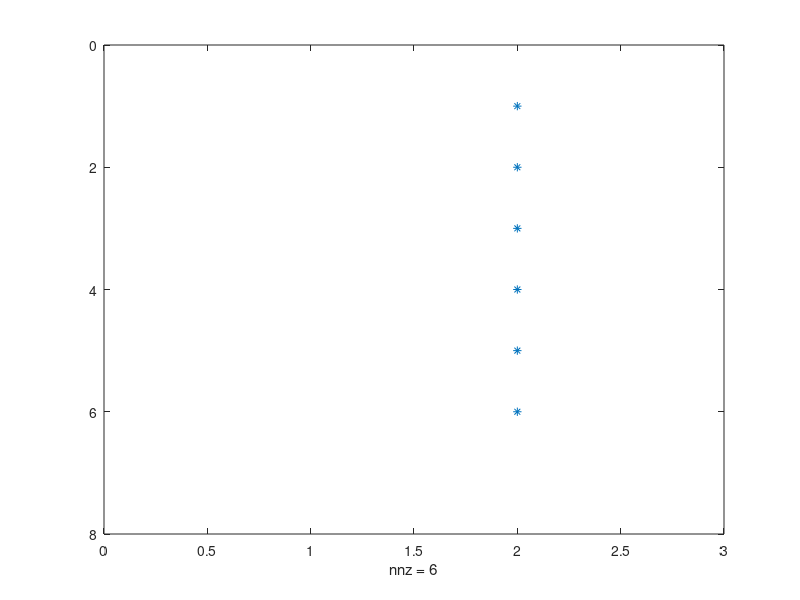

Source code (MATLAB):
%% Parameters

%[P, Q] = size(S);    
P = 7;               % P is the number of Paths
Q = 3;               
S0 = 1;              % S0 is the current stock price
T = Q-1;             % Number of periods
r = 0.06;            % Interest Rate
E = 1.1;             % Exercise Price

%% Generating Stock Value Matrix

F = rand(P, Q);
S = zeros(size(F));
S(:, 1) = S0;

for i = 1:P
    for j = 2:Q
        n = randi(2);
        if n == 1
            S(i,j) = S(i,j-1) + F(i,j)*S(i,j-1);
        else
            S(i,j) = S(i,j-1) - F(i,j)*S(i,j-1);
        end
    end
end

%S = xlsread('american_puts.xlsx'); % Import the datafile with stock paths

%% Check whether "in the money"

C = zeros(P, T); % Cash Flow Matrix

for i = 1:P
    if S(i, end)<E
        C(i, end) = E - S(i, end);
    end
end


for k = 1 : T-1
    
%% Regression
X = zeros(P, 2);

for i = 1:P
    if S(i, end-k) < E
        X(i, 1) = S(i, end-k);
    end
end

% Discounting next year's Cash Flows 
X(:, 2) = C(:, end-k+1)/(1+r);

% Dropping zero valued entries
indices = find(X(:,1)==0);
X(indices,:) = [];

% Least Square Regression
A = polyfit(X(:, 1),X(:, 2),2)';


%% Projection

D = zeros(P, 2);

for i = 1:P
    if S(i, end-k) < E
        
        D(i, 1) = E - S(i, end-k);
        D(i, 2) = (A(3) + A(2)*S(i, end-k) + A(1)* S(i,end-k).^2);
        
        if D(i, 1)>D(i, 2)
                C(i, end-k) = D(i, 1);
                C(i, end-k+1:end) = 0;
        
        end
    end
end
end

spy(C);
